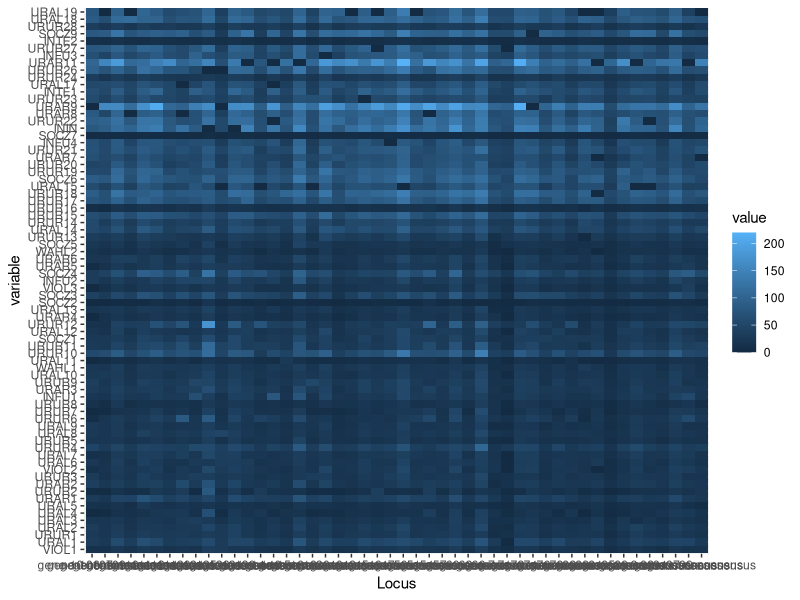
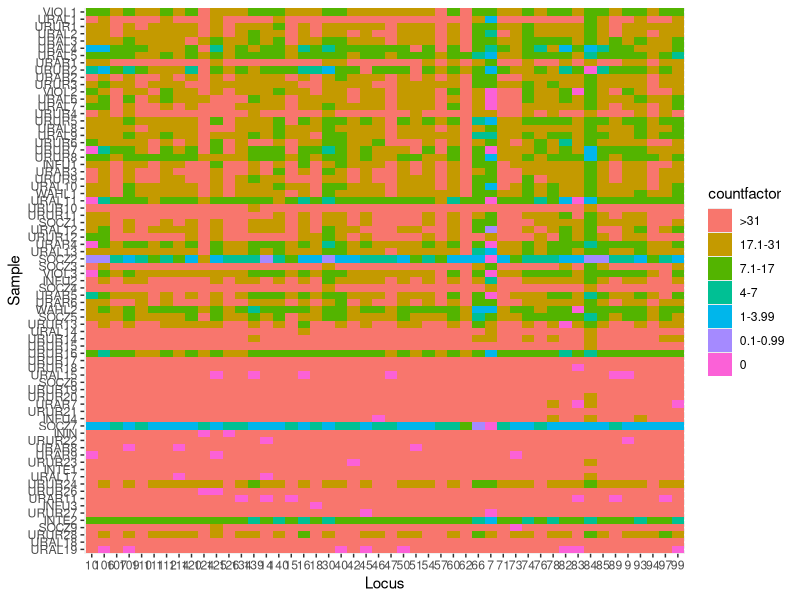
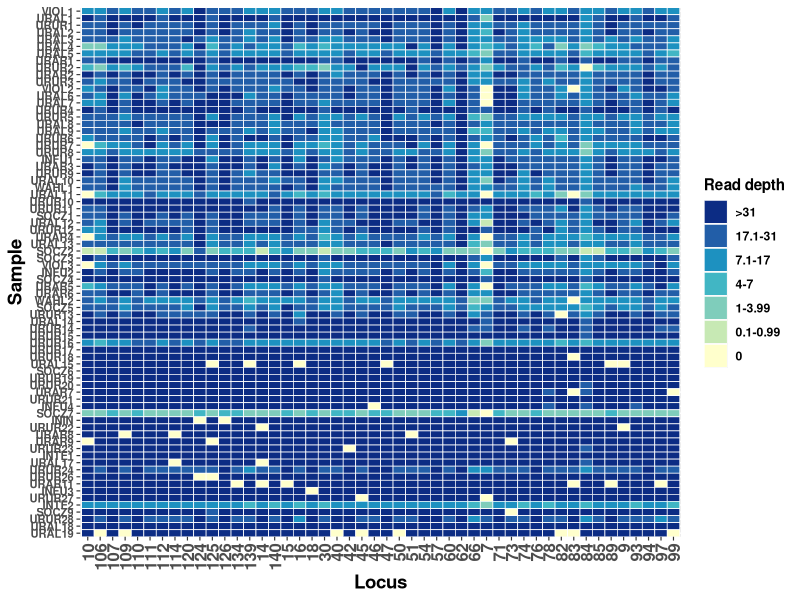
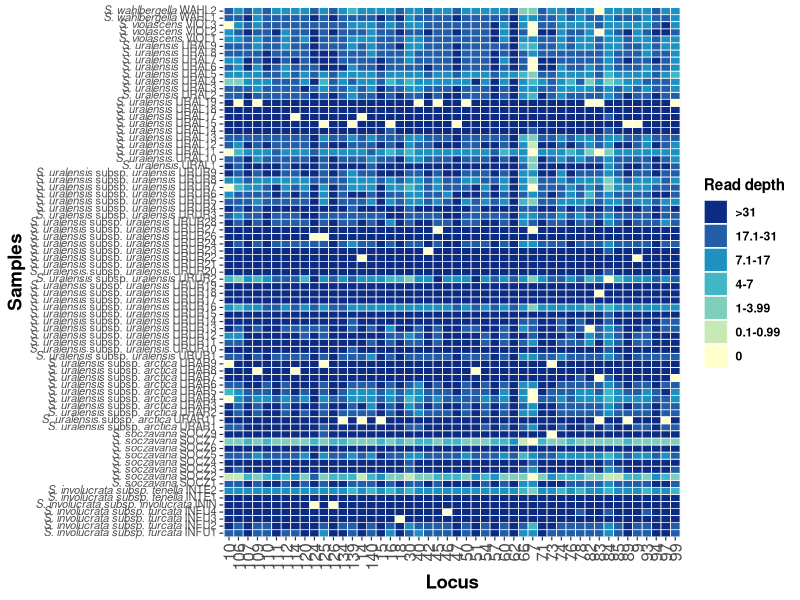

Here is the R script that generated these plots, in order:
# Anne-Sophie Quatela
# March 2025

getwd() 
setwd("") #Set your working directory

##################### How to make a heatmap showing the read depth per locus for each sample? ###################
library(dplyr)
library(ggplot2)
library(reshape)
# the dataset (.csv file) should be located in the same folder where your R code (.R file) is located. 

###### Explore the dataset you are going to use.
list.files()
readepth_per_locus <- read.delim("FIGURE2_readdepth.csv", sep = ";")
head(readepth_per_locus)
summary(readepth_per_locus)
# I removed a few samples that were misindentified. This is specific to my dataset and should not be blindly applied to another dataset.
which(colnames(readepth_per_locus)=="URAR10") #column 65
which(colnames(readepth_per_locus)=="SOCZ8") #column 76
which(colnames(readepth_per_locus)=="VIOL4") #column 70
which(colnames(readepth_per_locus)=="URUR25") #column 71
which(colnames(readepth_per_locus)=="URAL16") #column 56

# Remove columns above (columns 65, 76, 70, 71, 56)
readepth_per_locus_V2 <- readepth_per_locus[,-c(56,65,70,71,76)]

# Change the format of the dataframe using melt function from the reshape package. This step is crucial!
dt2<-melt(readepth_per_locus_V2)
head(dt2)


###### Create basic heatmap 
plot1<-ggplot(dt2, aes(x=Locus, y=variable, fill= value)) + 
  geom_tile()
plot1

# Create heatmap with 7 levels of read depth
data2 <- dt2 %>%
  # convert state to factor and reverse order of levels
  mutate(Sample=factor(variable,levels=rev(sort(unique(variable))))) %>%
  mutate(countfactor=cut(value,breaks=c(0,0.1,1,4,7,17,31,max(value,na.rm=T)),
                         labels=c("0","0.1-0.99","1-3.99","4-7","7.1-17","17.1-31",">31"))) %>%
  # Change level order
  mutate(countfactor=factor(as.character(countfactor),levels=rev(levels(countfactor))))
#Find row numbers  for which countfactor = NA.
rowsNA <- which(is.na(data2$countfactor)==TRUE)
# Replace NA in column countfactor with 0
data2[rowsNA,5] <- '0'
# Replace locus name only keeping the number
data2$Locus <- gsub('gene-','', data2$Locus) 
data2$Locus <- gsub('-consensus','', data2$Locus)

# Plot the new data
plot2<-ggplot(data2, aes(x=Locus, y=Sample, fill= countfactor)) + 
  geom_tile()
plot2

# Change the content of data$locus: cut "loc":
# indicate until which letter you want to cut (not included):
data3 <- data2
#data3$locus <- substring(data2$locus, 4)
is.character(data3$Locus) #TRUE
colnames(data3)[5] <- "Readdepth"


###### There are several aspects of the basic plot that can be modified. 
# We add tile borders, custom x-axis breaks and custom text sizes. 
library(gridtext)
library(ggtext)
library(RColorBrewer)

plot3 <- ggplot(data3, aes(x=Locus, y=Sample, fill= Readdepth))+
  #add border white colour of line thickness 0.25
  geom_tile(colour="white",size=0.25)+
  #remove extra space
  scale_y_discrete(expand=c(0,0))+
  theme(
    axis.text.y=element_text(size = 8, face = 'bold'),
    axis.text.x=element_text(size=12, face = 'bold'),
    axis.title = element_text(size=13.5, face = 'bold')
  ) +
  theme(
    legend.title=element_text(face="bold"),
    #bold font for legend text
    legend.text=element_text(face="bold"),
    #set thickness of axis ticks
    axis.ticks=element_line(linewidth=0.4), 
    #orient x axis text
    axis.text.x = element_text(angle = 90, vjust = 0.5, hjust=1),
    #remove plot background
    plot.background=element_blank(),
    #remove plot border
    panel.border=element_blank()) +
  labs(fill="Read depth") + # Change legend title
  scale_fill_manual(values=rev(brewer.pal(7,"YlGnBu")))
plot3


######
# Add another column to data3 with species names, based on the accronym in column 4 called "Sample".
# if data3$Sample == 'VIOL', write in column data$Sp == "<i>S. violascens</i>".
# https://www.marsja.se/r-add-column-to-dataframe-based-on-other-columns-conditions-dplyr/
library(dplyr)
# Add species names to the accronym with function glue from the pqckage glue.
# https://wilkelab.org/ggtext/
library(gridtext)
library(ggtext)
library(RColorBrewer)
library(tidyverse) #not sure I am using it here
library(glue)

data4 <- data3
data5 <- data4 %>%
  mutate(Sp = case_when(
    startsWith(as.character(Sample), "VIOL") ~ "<i>S. violascens</i>",
    startsWith(as.character(Sample), "SOCZ") ~ "<i>S. soczavana</i>",
    startsWith(as.character(Sample), "URAL") ~ "<i>S. uralensis</i>",
    startsWith(as.character(Sample), "URUR") ~ "<i>S. uralensis</i> subsp. <i>uralensis</i>",
    startsWith(as.character(Sample), "URAR") ~ "<i>S. uralensis</i> subsp. <i>arctica</i>",
    startsWith(as.character(Sample), "WA") ~ "<i>S. wahlbergella</i>",
    startsWith(as.character(Sample), "ININ") ~ "<i>S. involucrata subsp. involucrata</i>",
    startsWith(as.character(Sample), "INFU") ~ "<i>S. involucrata subsp. furcata</i>",
    startsWith(as.character(Sample), "INTE") ~ "<i>S. involucrata subsp. tenella</i>"),
    name = glue("{Sp} {Sample}")
    )

plot6 <- ggplot(data5, aes(x=Locus, y=name, fill= Readdepth))+
  #add border white colour of line thickness 0.25
  geom_tile(colour="white",size=0.25)+
  #remove extra space
  scale_y_discrete(expand=c(0,0))+
  theme(
    #axis.text.y=element_text(size = 8, face = 'bold'),
    axis.text.y=element_markdown(size = 8),
    axis.text.x=element_text(size=12), #Add face = 'bold' within element_text() if you want bold text
    axis.title = element_text(size=13.5, face = 'bold')
  ) +
  #theme options
  theme(
    legend.title=element_text(face="bold"),
    #bold font for legend text
    legend.text=element_text(face="bold"),
    #set thickness of axis ticks
    axis.ticks=element_line(linewidth=0.4), 
    #orient x axis text
    axis.text.x = element_text(angle = 90, vjust = 0.5, hjust=1),
    #remove plot background
    plot.background=element_blank(),
    #remove plot border
    panel.border=element_blank()) +
  labs(y="Samples", fill="Read depth") + # Change legend title
  scale_fill_manual(values=rev(brewer.pal(7,"YlGnBu")))
plot6
